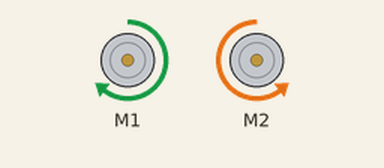
This sketch was run on a simulated Arduino Uno, built with avr-gcc and run on an emulated ATmega328P. On the bench: 2 × DC motor (green arrow = forward, orange = backward, longer = faster).

Above: at 1.5 s.
At 22.0 s:
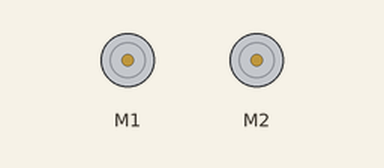
At 34.0 s:
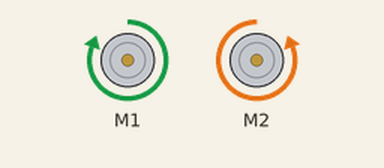
At 44.6 s:
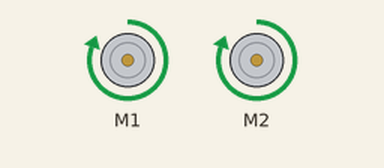
Timing chart, 0 to 48.2 s (numbered marks = the images above):
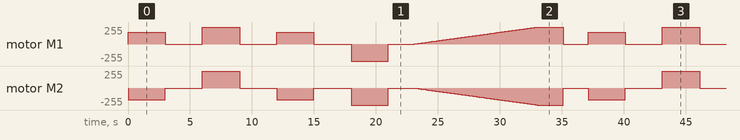

Measured:
- by itself, motor M1: moves between backward 255/255 and forward 255/255, repeating every 37.1 s

The sketch:

Motor_Control.ino.ino
```cpp
#include <Robojax_L298N_DC_motor.h>
// motor 1 settings
#define CHA 0
#define ENA 19 // this pin must be PWM enabled pin if Arduino board is used
#define IN1 18
#define IN2 5
// motor 2 settings
#define IN3 17
#define IN4 16
#define ENB 4// this pin must be PWM enabled pin if Arduino board is used
#define CHB 1
const int CCW = 2; // do not change
const int CW  = 1; // do not change
#define motor1 1 // do not change
#define motor2 2 // do not change
// for two motors without debug information // Watch video instruciton for this line: https://youtu.be/2JTMqURJTwg
Robojax_L298N_DC_motor robot(IN1, IN2, ENA, CHA,  IN3, IN4, ENB, CHB);
// for two motors with debug information
//Robojax_L298N_DC_motor robot(IN1, IN2, ENA, CHA, IN3, IN4, ENB, CHB, true);
void setup() {
  Serial.begin(115200);
  robot.begin();
  //L298N DC Motor by Robojax.com
}
void loop() {
// move straight for 3 sec
  robot.rotate(motor1, 70, CW);//run motor1 at 60% speed in CW direction
  robot.rotate(motor2, 70, CCW);//run motor1 at 60% speed in CW direction
  delay(3000);
  robot.brake(1);
  robot.brake(2);
  delay(3000);
 // rotate for 3 sec
  robot.rotate(motor1, 100, CW);//run motor1 at 60% speed in CW direction
  robot.rotate(motor2, 100, CW);//run motor1 at 60% speed in CW direction
  delay(3000);
  robot.brake(1);
  robot.brake(2);
  delay(3000);
 // move straight for 3 sec
  robot.rotate(motor1, 70, CW);//run motor1 at 60% speed in CW direction
  robot.rotate(motor2, 70, CCW);//run motor1 at 60% speed in CW direction
  delay(3000);
  robot.brake(1);
  robot.brake(2);
  delay(3000);
 // rotate for 3 sec in opposite ditection
  robot.rotate(motor1, 100, CCW);//run motor1 at 60% speed in CW direction
  robot.rotate(motor2, 100, CCW);//run motor1 at 60% speed in CW direction
  delay(3000);
  robot.brake(1);
  robot.brake(2);
  delay(2000);
  for(int i=0; i<=100; i++)
  {
    robot.rotate(motor1, i, CW);// turn motor1 with i% speed in CW direction (whatever is i)
    robot.rotate(motor2, i, CCW);// turn motor1 with i% speed in CW direction (whatever is i)
    delay(100);
  }
  delay(2000);
  robot.brake(1);
  robot.brake(2);
  delay(2000);
}
```
